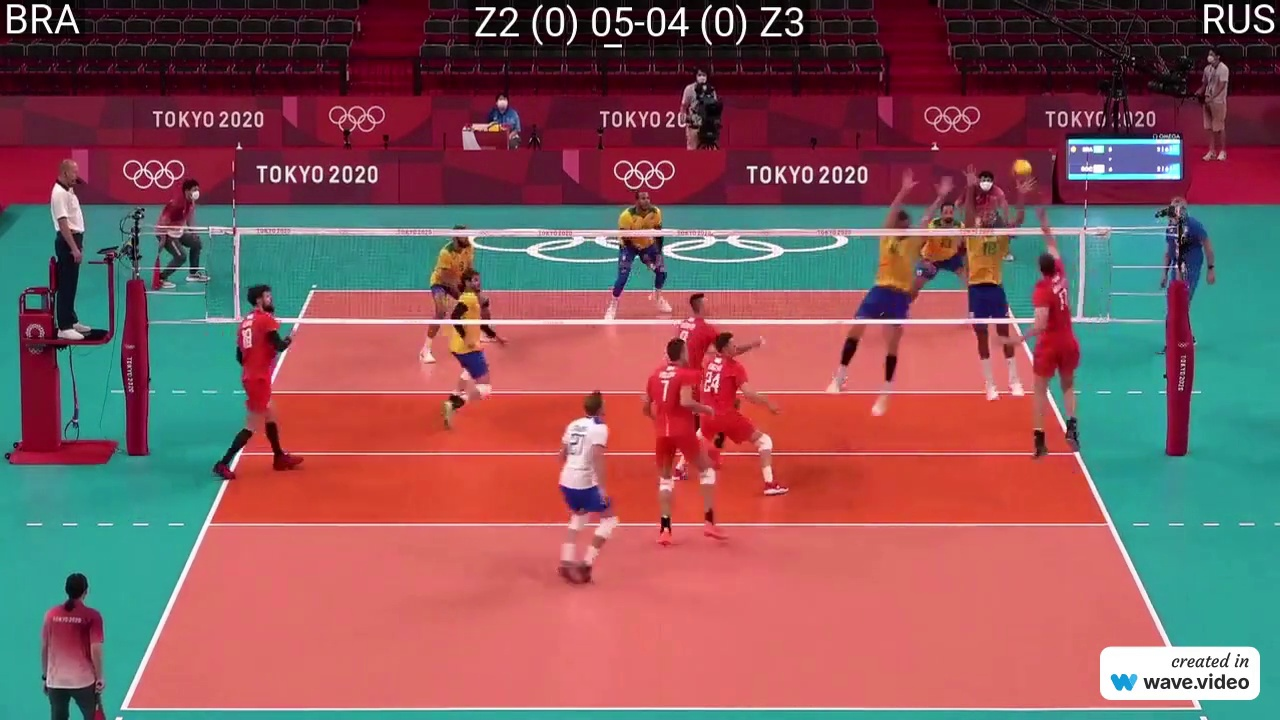
#> input picture frame.jpg, 1280 x 720 px, given in place of volleyball_match.mp4, which was not available
$ python main.py
#> lines starting #> are read from the running program, lines starting #| are printed output that depends on the picture; after the words box and inside, x2 and y2 are one past the last pixel; in counts of white or black regions, pixels touching at a corner belong together; pictures that were not available may be replaced by others from this repository, and a replacement may not be noted
import cv2 as cv
import numpy as np

def nothing(x):
    pass

vid = cv.VideoCapture("volleyball_match.mp4")
# [7 lines of commented-out code are left out]
fps = vid.get(cv.CAP_PROP_FPS)

fourcc = cv.VideoWriter_fourcc(*'mp4v')
video = cv.VideoWriter('volleyball_detected.mp4', fourcc, fps, (1280, 720))

def circular_reshape(n, img, type, iterations = 1):
  # Creates the shape of the kernel
  size = (n, n)
  shape = cv.MORPH_ELLIPSE
  kernel = cv.getStructuringElement(shape, size)
#   Applies the minimum filter with kernel NxN
  if type == "dilate":
    imgResult = cv.dilate(img, kernel, iterations=iterations)
  elif type == "erode":
    imgResult = cv.erode(img, kernel, iterations=iterations)
  return imgResult

bg_subtractor = cv.createBackgroundSubtractorMOG2()

for i in range(0, 500):
    ret, frame = vid.read()
    if ret:
        # [12 lines of commented-out code are left out]

        gray_mask = cv.cvtColor(frame, cv.COLOR_BGR2GRAY)
        gray_mask = bg_subtractor.apply(gray_mask)
        # [7 lines of commented-out code are left out]
        gray_mask = cv.medianBlur(gray_mask, 7)
        gray_mask = circular_reshape(5, gray_mask, "erode", iterations=2)
        gray_mask = circular_reshape(11, gray_mask, "dilate", iterations=1)
        # [4 lines of commented-out code are left out]


        gray_mask = cv.bitwise_not(gray_mask)
        # kernel = np.ones((3, 3), np.uint8)

        # gray_mask = cv.erode(gray_mask, kernel)
        circles = cv.HoughCircles(gray_mask, cv.HOUGH_GRADIENT, 1.3, 300, param1=40, param2=10, minRadius=2, maxRadius=15)
        # [4 lines of commented-out code are left out]
        conts, hierarchy = cv.findContours(gray_mask, cv.RETR_EXTERNAL , cv.CHAIN_APPROX_SIMPLE)

        for cnt in conts:
            area = cv.contourArea(cnt)
            #filter more noise
            x, y, w, h = cv.boundingRect(cnt)
            width = 25
            height = 25
            x1 = x - int(width/2)                   # (x1, y1) = top-left vertex
            y1 = y - int(height/2)
            x2 = x1 + width                   # (x2, y2) = bottom-right vertex
            y2 = y1 + height
            rect = cv.rectangle(gray_mask, (x1, y1), (x2, y2), (255,0,0), 2)
            # pad = 20
            # snips.append(img[x1-pad:x2+pad,y1-pad:y2+pad])
            # snip_locations.append(x1-pad,x2+pad,y1-pad,y2+pad)

        if circles is not None:
            circles = np.uint16(np.around(circles))
            for i in circles[0,:]:
                # draw the outer circle
                cv.circle(frame,(i[0],i[1]),i[2],(0,255,0),2)
                # draw the center of the circle
                cv.circle(frame,(i[0],i[1]),2,(0,0,255),3)
        cv.imshow('detected circles', frame)
        cv.imshow('gray mask', gray_mask)
            # cv.imshow('blurred frame', blurFrame)
        video.write(frame)

        key = cv.waitKey(1)
        if key == 27:
            break
#> this loop made 1 pass; (key Esc is pressed on pass 1)
#> conts on pass 1: [[[0, 0], [0, 719], [1279, 719], [1279, 0]]]
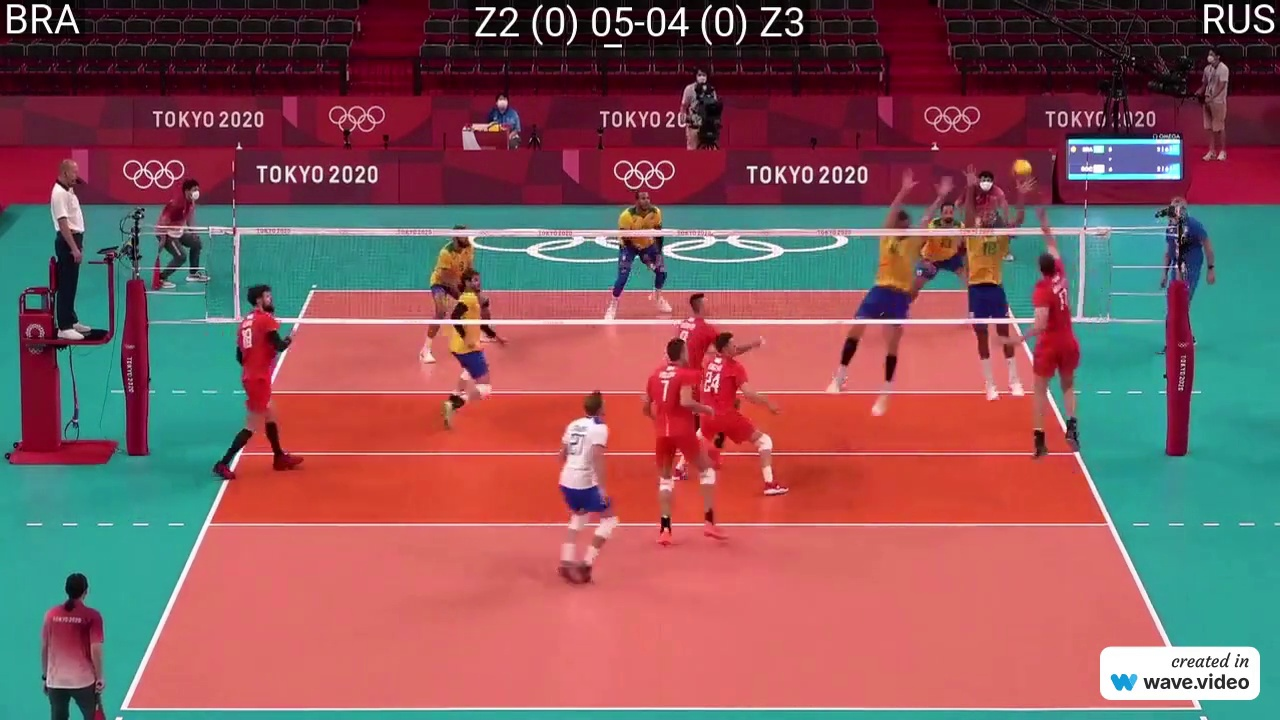
#> input picture frame.jpg, 1280 x 720 px, given in place of volleyball_match.mp4, which was not available
#> pass 1, `gray_mask = cv.cvtColor(frame, cv.COLOR_BGR2GRAY)`:
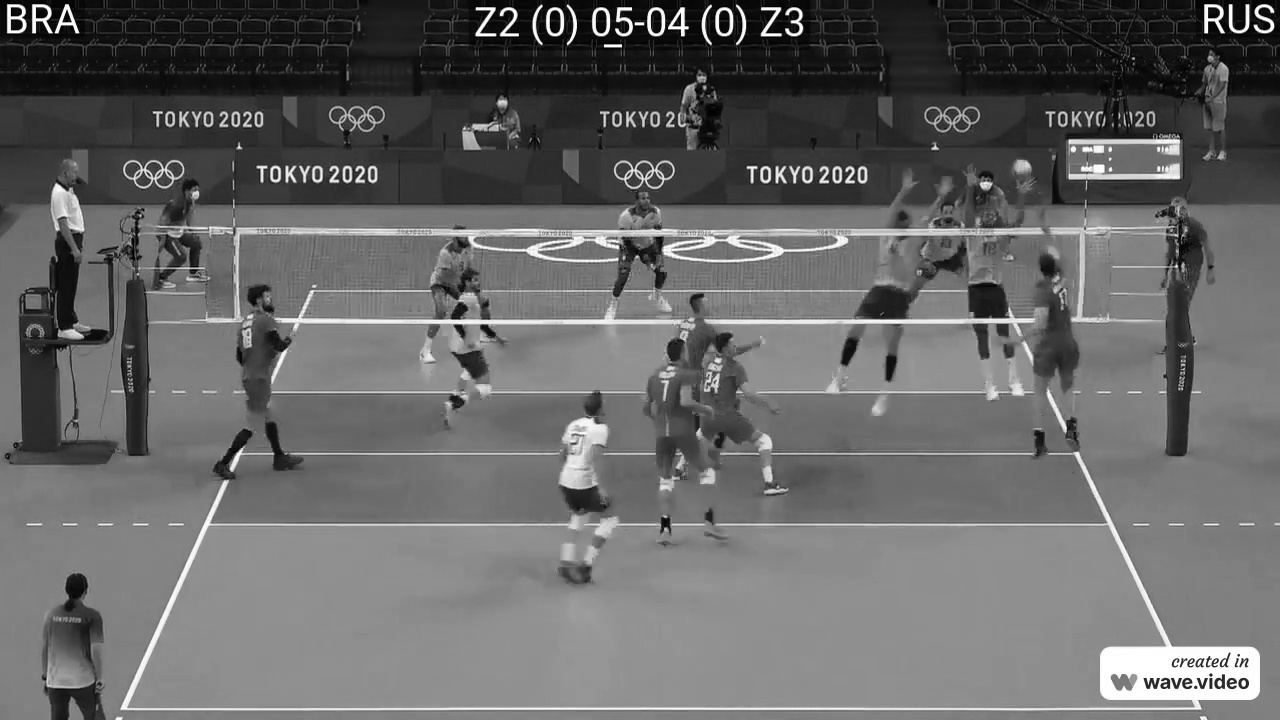
#> gray_mask: shape (720, 1280); min 0, max 255, mean 103.2
#> pass 1, `gray_mask = bg_subtractor.apply(gray_mask)`:
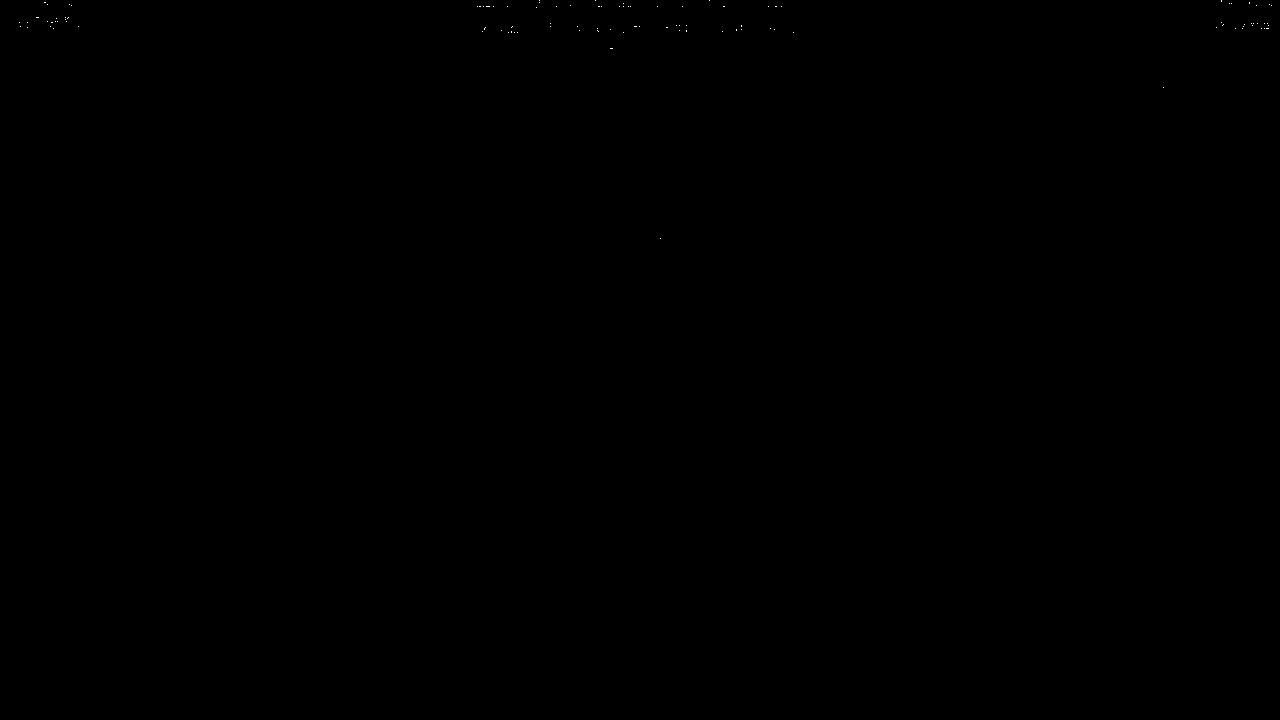
#> gray_mask: shape (720, 1280); values 127 (black) and 255 (white), 0.01% white in thin lines or dots, all inside (x1, y1, x2, y2) = (19, 0, 1272, 239)
#> frame is the input picture: shape (720, 1280, 3); mean B, G, R 92.4, 89.7, 134
#> after the loop: gray_mask: shape (720, 1280); values 128 (black) and 255 (white), 0.01% white; 1 white region, box (x1, y1, x2, y2) and area: (0, 0, 15, 15) 80

#Threshold
#Blur
#Detect circle using hough transform
video.release()
cv.destroyAllWindows()
